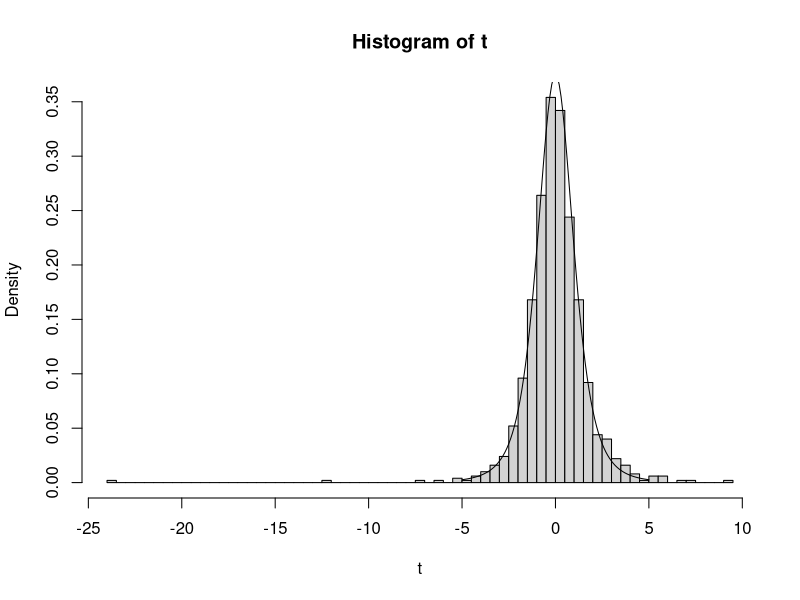
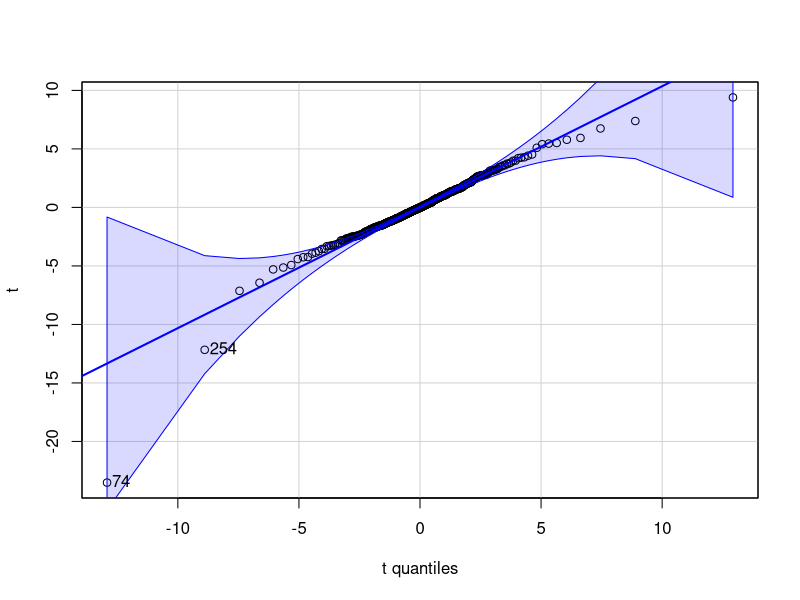

These figures' R source, in order:
# Random Data
X = matrix(rnorm(4*1000), nrow=1000)
xn = rowMeans(X)
sx = apply(X, 1, sd)


t = xn/(sx/sqrt(4)) # Calculation of t-statistic
hist(t,100, freq=FALSE)
xs = seq(-5,5,0.1)
ys = dt(xs,4)
lines(xs,ys)

library(car)
qqPlot(t, distribution="t", df=3)



#Aufgabe Cafe
x = c(104,103,107,105,102,109,105,104,106)
sum(x)
t.test(x, conf.level = 0.95)

mean(x)-qt(1-0.025,9-1) * sd(x)/sqrt(9) 
mean(x)+qt(1-0.025,9-1) * sd(x)/sqrt(9) 
